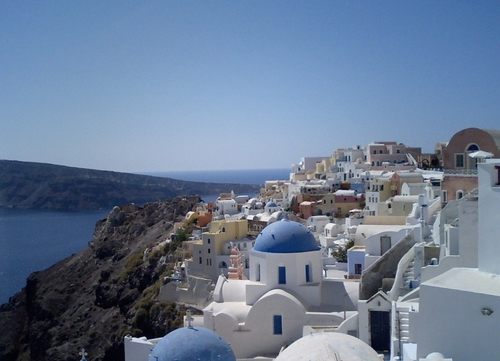
#> input picture data/sample.jpg, 500 x 361 px
$ python imgcat.py
#> lines starting #> are read from the running program, lines starting #| are printed output that depends on the picture
#!/usr/bin/env python
# -*- coding: utf-8 -*-

import sys
import cv2

def hconcat_resize_min(im_list, itp=cv2.INTER_CUBIC):
    h_min = min(im.shape[0] for im in im_list)
    im_list_resize = [cv2.resize(im, (int(im.shape[1] * h_min / im.shape[0]), h_min), interpolation=itp) for im in im_list]
    return cv2.hconcat(im_list_resize)

def vconcat_resize_min(im_list, itp=cv2.INTER_CUBIC):
    w_min = min(im.shape[1] for im in im_list)
    im_list_resize = [cv2.resize(im, (w_min, int(im.shape[0] * w_min / im.shape[1])), interpolation=itp) for im in im_list]
    return cv2.vconcat(im_list_resize)

def concat_tile_resize(im_list_2d, itp=cv2.INTER_CUBIC):
    im_list_v = [hconcat_resize_min(im_list_h, itp) for im_list_h in im_list_2d]
    return vconcat_resize_min(im_list_v, itp)

def main():
    im1 = cv2.imread("../data/sample.jpg")
#> im1 is the input picture: shape (361, 500, 3); mean B, G, R 148, 123.1, 105.6
    im2 = cv2.imread("../data/sample2.jpg")
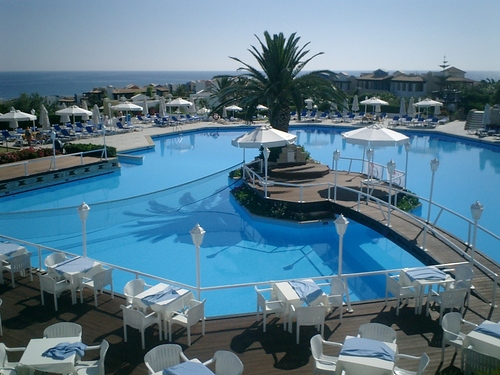
#> input picture data/sample2.jpg, 500 x 375 px
#> im2 is the input picture: shape (375, 500, 3); mean B, G, R 141.3, 122.6, 89.5
    imgcat = concat_tile_resize([[im1],
                                 [im1, im2, im1, im2, im1],
                                 [im1, im2, im1]])
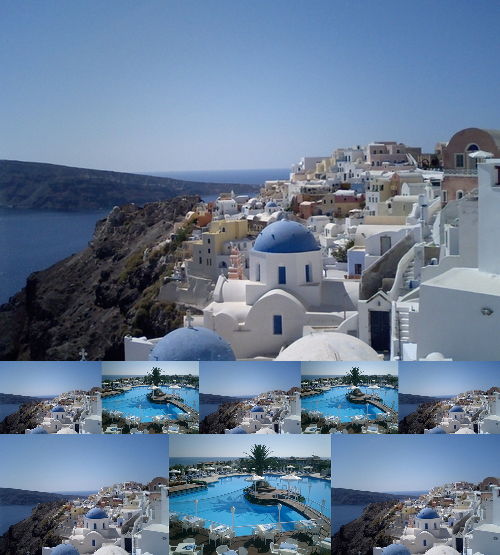
#> imgcat: shape (555, 500, 3); mean B, G, R 147.2, 123, 103.7
    cv2.imwrite("_imgcat.jpg", imgcat)
    cv2.imshow("imgcat", imgcat)
    cv2.waitKey()

main()
